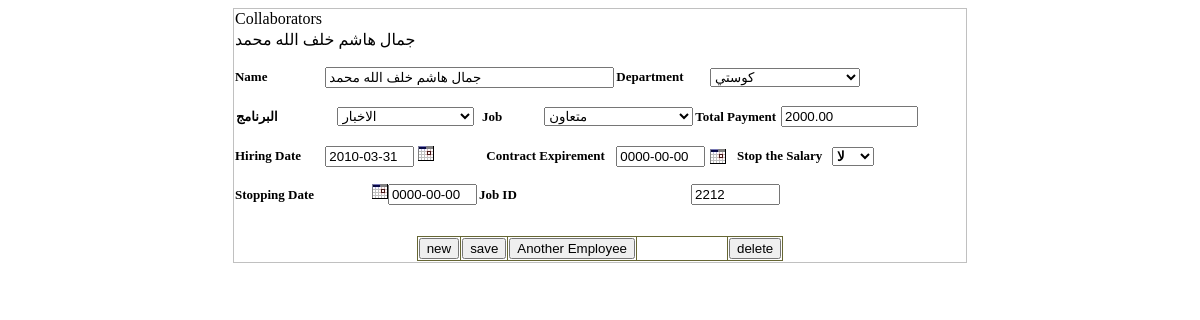
The page /archivemodule/collaborator.php?id=23 on the database as committed earlier.
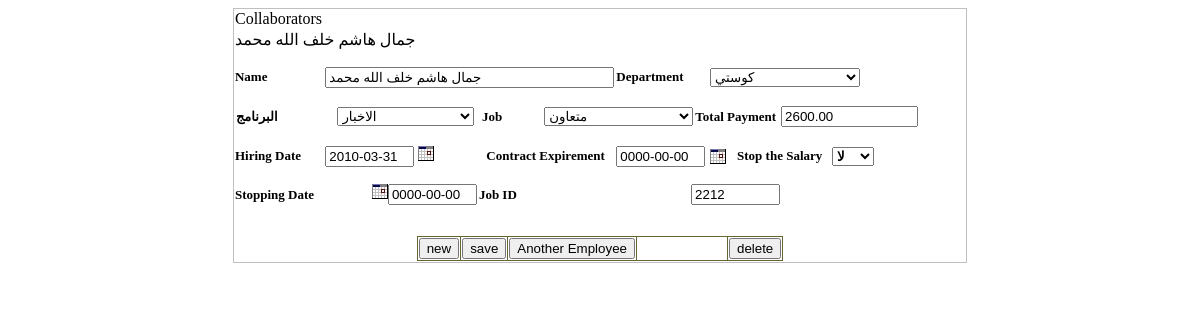
The same page on the database as committed later.
### tables this page shows
CREATE TABLE `tb_collaborator` (
  `id` int(11) NOT NULL auto_increment,
  `name` varchar(200) NOT NULL,
  `date` date NOT NULL,
  `sal` double(20,2) NOT NULL,
  `prog_id` int(11) NOT NULL,
  `sec_id` int(11) NOT NULL,
  `job_id` int(11) NOT NULL,
  `dis_salary` tinyint(1) NOT NULL,
  `dateend` date NOT NULL,
  `datefinsh` date NOT NULL,
  `emp_number` int(11) NOT NULL,
  `dayofmonth` int(11) NOT NULL,
  `add20` double(20,2) NOT NULL,
  `tch` tinyint(4) NOT NULL,
  `tameenno` int(11) NOT NULL,
  `tameen_date` date NOT NULL,
  PRIMARY KEY  (`id`)
);

CREATE TABLE `tb_section` (
  `id` int(11) NOT NULL auto_increment,
  `dept_id` int(11) NOT NULL,
  `sec_id` int(11) NOT NULL default '1',
  `name` varchar(50) NOT NULL,
  PRIMARY KEY  (`id`)
);

CREATE TABLE `lk_program` (
  `id` int(11) NOT NULL auto_increment,
  `name` varchar(200) NOT NULL,
  PRIMARY KEY  (`id`)
);

CREATE TABLE `lk_jop` (
  `id` int(11) NOT NULL auto_increment,
  `name` varchar(50) NOT NULL,
  `holiday` int(11) NOT NULL,
  `exp` int(11) NOT NULL,
  PRIMARY KEY  (`id`)
);

### archivemodule/collaborator.php (the view, shortened to what the changed rows need)
<?php
if(!empty($_GET["id"]) && empty($_POST["delete"])){
	$rs_select=mysql_query("select * from   tb_collaborator where id=$_GET[id]");
}
?>
<!DOCTYPE html PUBLIC "-//W3C//DTD XHTML 1.0 Transitional//EN" "http://www.w3.org/TR/xhtml1/DTD/xhtml1-transitional.dtd">
<html dir="rtl" xmlns="http://www.w3.org/1999/xhtml">
<head>
</head>
<body>
<form method="POST" action="" name="emp">
<div align="center">
	<table border="0" width="62%" style="border-collapse: collapse; border: 1px solid #C0C0C0" dir="ltr" class="tb_bgcolrform">
	<tr>
		<td width="89%"  colspan="10" class="tdtitle">
		<?php if(!empty($_GET["id"])) echo @mysql_result($rs_select,0,'name');?>
		</td>
	</tr>
	<tr>
		<td width="29%" height="25" colspan="3">
		<font size="2"><b>
		<input type="text" name="name" size="33" AUTOCOMPLETE="Off" class="text" value="<?php if(!empty($_GET["id"])) echo @mysql_result($rs_select,0,'name');?>"></b></font></td>
		<td width="45%" height="25" colspan="4">
		<select size="1" name="sec_id">
		<?php
		if(!empty($_GET["id"])) $sec_id=@mysql_result($rs_select,0,'sec_id');
		$rs_sec=mysql_query("select *from tb_section order by name asc");
		$xsec=mysql_num_rows($rs_sec);
		for($ii=0;$ii<$xsec;$ii++){
		?>
		<option value="<?php echo mysql_result($rs_sec,$ii,'id');?>" <?php if(mysql_result($rs_sec,$ii,'id')==$sec_id) echo "selected";?> ><?php echo mysql_result($rs_sec,$ii,'name');?></option>
		<?php }?>
		</select></td>
	</tr>
	<tr>
		<td width="98%" height="25" colspan="10">
		<table border="0" width="100%" id="table4" style="border-collapse: collapse">
			<tr>
		<td width="20%" height="25">
		<select size="1" name="prog">
		<?php
		if(!empty($_GET["id"])) $prog_id=@mysql_result($rs_select,0,'prog_id');
		$rs_dept=mysql_query("select *from lk_program order by name asc");
		$xdept=mysql_num_rows($rs_dept);
		for($ii=0;$ii<$xdept;$ii++){
		?>
		<option value="<?php echo mysql_result($rs_dept,$ii,'id');?>" <?php if(mysql_result($rs_dept,$ii,'id')==$prog_id) echo "selected";?> ><?php echo mysql_result($rs_dept,$ii,'name');?></option>
		<?php }?>
		</select></td>
		<td width="12%" height="25">
		<select size="1" name="job_id">
		<?php
		if(!empty($_GET["id"])) $job_id=@mysql_result($rs_select,0,'job_id');
		$rs_job=mysql_query("select *from lk_jop order by name asc");
		$xjob=mysql_num_rows($rs_job);
		for($ii=0;$ii<$xjob;$ii++){
		?>
		<option value="<?php echo mysql_result($rs_job,$ii,'id');?>" <?php if(mysql_result($rs_job,$ii,'id')==$job_id) echo "selected";?> ><?php echo mysql_result($rs_job,$ii,'name');?></option>
		<?php }?>
		</select></td>
		<td width="27%" height="25">
		<input type="text" name="sal" size="14" AUTOCOMPLETE="Off" class="text" value="<?php if(!empty($_GET["id"])) echo @mysql_result($rs_select,0,'sal');?>"></td>
			</tr>
		</table>
		</td>
	</tr>
	<tr>
		<td width="15%" height="25" colspan="2">
		<font size="2"><b>
		<input type="text" size="8" name="date" id="date" readonly="1" value="<?php if(!empty($_GET["id"]) ) echo @mysql_result($rs_select,0,'date');else echo "0000-00-00"; ?>" />
		<img id="f_btn1"  src="images/calendar.jpg" />
		</b></font></td>
		<td width="10%" height="25" colspan="2">
		<font size="2"><b>
		<input type="text" size="8" name="datefinsh" id="datefinsh" readonly="1" value="<?php if(!empty($_GET["id"]) ) echo @mysql_result($rs_select,0,'datefinsh'); ?>" /></b></font></td>
		<?php if(!empty($_GET["id"]) || $new_col==1)$dis=mysql_result($rs_select,0,'dis_salary'); ?>
		<td width="26%" height="25">
		<font size="2"><b>
		</b></font>
		<select size="1" name="dis_salary" style="font-weight: 700">
		<option  value="1" <?php if(!empty($_GET["id"]) && @$dis==1) echo "selected"; elseif(empty($_GET["id"])) echo "selected";?>>لا</option>
		</select></td>
	</tr>
	<tr>
		<td width="14%" height="25" align="left">
		<font size="2"><b>
		<input size="8" name="dateend" id="dateend" readonly="1" value="<?php if(!empty($_GET["id"]) ) echo @mysql_result($rs_select,0,'dateend'); else echo "0000-00-00";?>" style="float: right" />
		<img id="f_btn2"  src="images/calendar.jpg" align="right" />
		</b></font></td>
		<td width="24%" height="25" align="left" colspan="3">
		<font size="2"><b>
		<input size="8" name="emp_number"   value="<?php if(!empty($_GET["id"]) ) echo @mysql_result($rs_select,0,'emp_number');else echo "0"; ?>" style="float: right" /></b></font></td>
	</tr>
</table>
</div>
</form>
</body>
</html>

Rows that differ between the two databases and show on the page:
changed tb_collaborator "جمال هاشم خلف الله محمد": sal "2000.00" → "2600.00"
